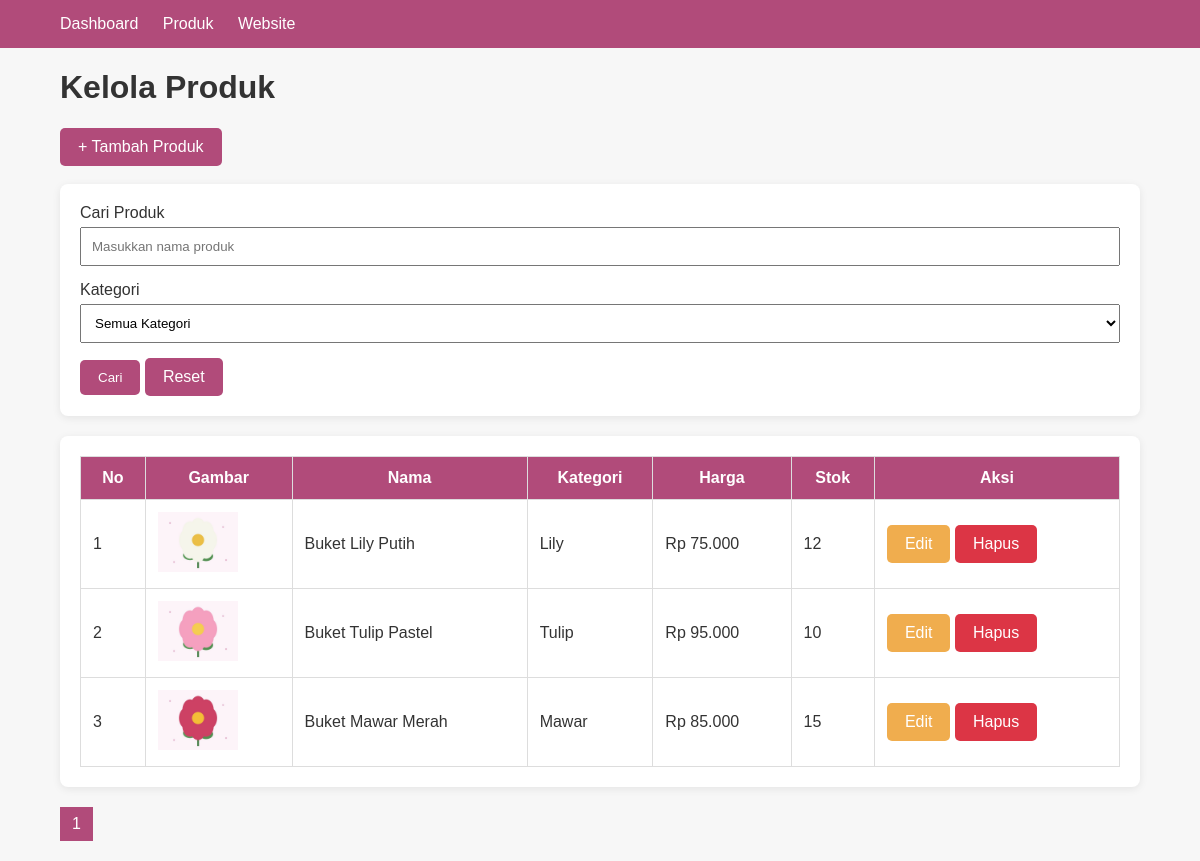
/admin/produk.php (signed in), run on the app's committed database.
### tables this page shows
CREATE TABLE `produk` (
  `id` int(11) NOT NULL,
  `nama` varchar(100) NOT NULL,
  `kategori` varchar(50) NOT NULL,
  `deskripsi` text NOT NULL,
  `harga` decimal(12,2) NOT NULL,
  `stok` int(11) NOT NULL DEFAULT '0',
  `gambar` varchar(255) DEFAULT NULL,
  `created_at` timestamp NOT NULL DEFAULT CURRENT_TIMESTAMP
);

### admin/produk.php (the view, shortened to what this page needs)
<?php
require_once "../config/database.php";
$keyword = $_GET['keyword'] ?? '';
$kategori = $_GET['kategori'] ?? '';
$where_sql = "";
$per_page = 5;
$page = isset($_GET['page']) ? (int)$_GET['page'] : 1;
$offset = ($page - 1) * $per_page;
$count_query = mysqli_query(
    $conn,
    "SELECT COUNT(*) AS total
     FROM produk
     $where_sql"
);
$count_data = mysqli_fetch_assoc($count_query);
$total_data = $count_data['total'];
$total_page = ceil($total_data / $per_page);
$query = mysqli_query(
    $conn,
    "SELECT * FROM produk
     $where_sql
     ORDER BY id DESC
     LIMIT $per_page OFFSET $offset"
);
?>
<!DOCTYPE html>
<html>
<head>
    <link rel="stylesheet" href="../assets/style.css">
</head>
<body>
<div class="navbar">
    <div class="container">
        <a href="index.php">Dashboard</a>
        <a href="produk.php">Produk</a>
        <a href="../index.php">Website</a>
    </div>
</div>
<div class="container">
    <h1>Kelola Produk</h1>
    <a href="tambah.php" class="btn">
        + Tambah Produk
    </a>
    <br><br>
    <div class="card">
        <form method="GET">
            <label>
                Cari Produk
            </label>
            <input
                type="text"
                name="keyword"
                placeholder="Masukkan nama produk"
                value="<?= htmlspecialchars($keyword); ?>"
            >
            <label>
                Kategori
            </label>
            <select name="kategori">
                <option value="">
                    Semua Kategori
                </option>
            </select>
            <button type="submit" class="btn">
                Cari
            </button>
            <a href="produk.php" class="btn">
                Reset
            </a>
        </form>
    </div>
    <div class="card">
        <table>
            <tr>
                <th>No</th>
                <th>Gambar</th>
                <th>Nama</th>
                <th>Kategori</th>
                <th>Harga</th>
                <th>Stok</th>
                <th>Aksi</th>
            </tr>
            <?php
            $no = $offset + 1;
            while ($row = mysqli_fetch_assoc($query)):
            ?>
            <tr>
                <td><?= $no++; ?></td>
                <td>
                    <?php if ($row['gambar']): ?>
                        <img
                            src="../uploads/produk/<?= htmlspecialchars($row['gambar']); ?>"
                            width="80"
                        >
                    <?php else: ?>
                        Tidak ada
                    <?php endif; ?>
                </td>
                <td>
                    <?= htmlspecialchars($row['nama']); ?>
                </td>
                <td>
                    <?= htmlspecialchars($row['kategori']); ?>
                </td>
                <td>
                    Rp <?= number_format($row['harga'], 0, ',', '.'); ?>
                </td>
                <td>
                    <?= $row['stok']; ?>
                </td>
                <td>
                    <a
                        href="edit.php?id=<?= $row['id']; ?>"
                        class="btn btn-warning"
                    >
                        Edit
                    </a>
                    <a
                        href="hapus.php?id=<?= $row['id']; ?>"
                        class="btn btn-danger"
                        onclick="return confirm('Yakin ingin menghapus produk?')"
                    >
                        Hapus
                    </a>
                </td>
            </tr>
            <?php endwhile; ?>
        </table>
    </div>
    <div class="pagination">
        <?php for ($i = 1; $i <= $total_page; $i++): ?>
            <a
                href="?page=<?= $i; ?>&keyword=<?= urlencode($keyword); ?>&kategori=<?= urlencode($kategori); ?>"
            >
                <?= $i; ?>
            </a>
        <?php endfor; ?>
    </div>
</div>
</body>
</html>

### assets/style.css (style rules this page uses)
* { box-sizing: border-box; }
body { margin: 0; font-family: Arial, sans-serif; background: #f7f7f7; color: #333; }
.container { width: 90%; max-width: 1100px; margin: auto; }
.navbar { background: #b14b7a; padding: 15px 0; }
.navbar a { color: white; text-decoration: none; margin-right: 20px; }
.btn { display: inline-block; padding: 10px 18px; background: #b14b7a; color: white; text-decoration: none; border-radius: 5px; border: none; cursor: pointer; }
.btn-danger { background: #dc3545; }
.btn-warning { background: #f0ad4e; }
.card { background: white; padding: 20px; border-radius: 8px; margin-bottom: 20px; box-shadow: 0 2px 8px rgba(0,0,0,0.08); }
input, textarea, select { width: 100%; padding: 10px; margin-top: 5px; margin-bottom: 15px; }
table { width: 100%; border-collapse: collapse; background: white; }
th, td { padding: 12px; border: 1px solid #ddd; }
th { background: #b14b7a; color: white; }
.pagination { margin: 20px 0; }
.pagination a { display: inline-block; padding: 8px 12px; background: #b14b7a; color: white; text-decoration: none; margin-right: 5px; }

### data on the page
produk: gambar (picture), nama "Buket Lily Putih", kategori "Lily", harga "75.000", stok "12"
produk: gambar (picture), nama "Buket Tulip Pastel", kategori "Tulip", harga "95.000", stok "10"
produk: gambar (picture), nama "Buket Mawar Merah", kategori "Mawar", harga "85.000", stok "15"
